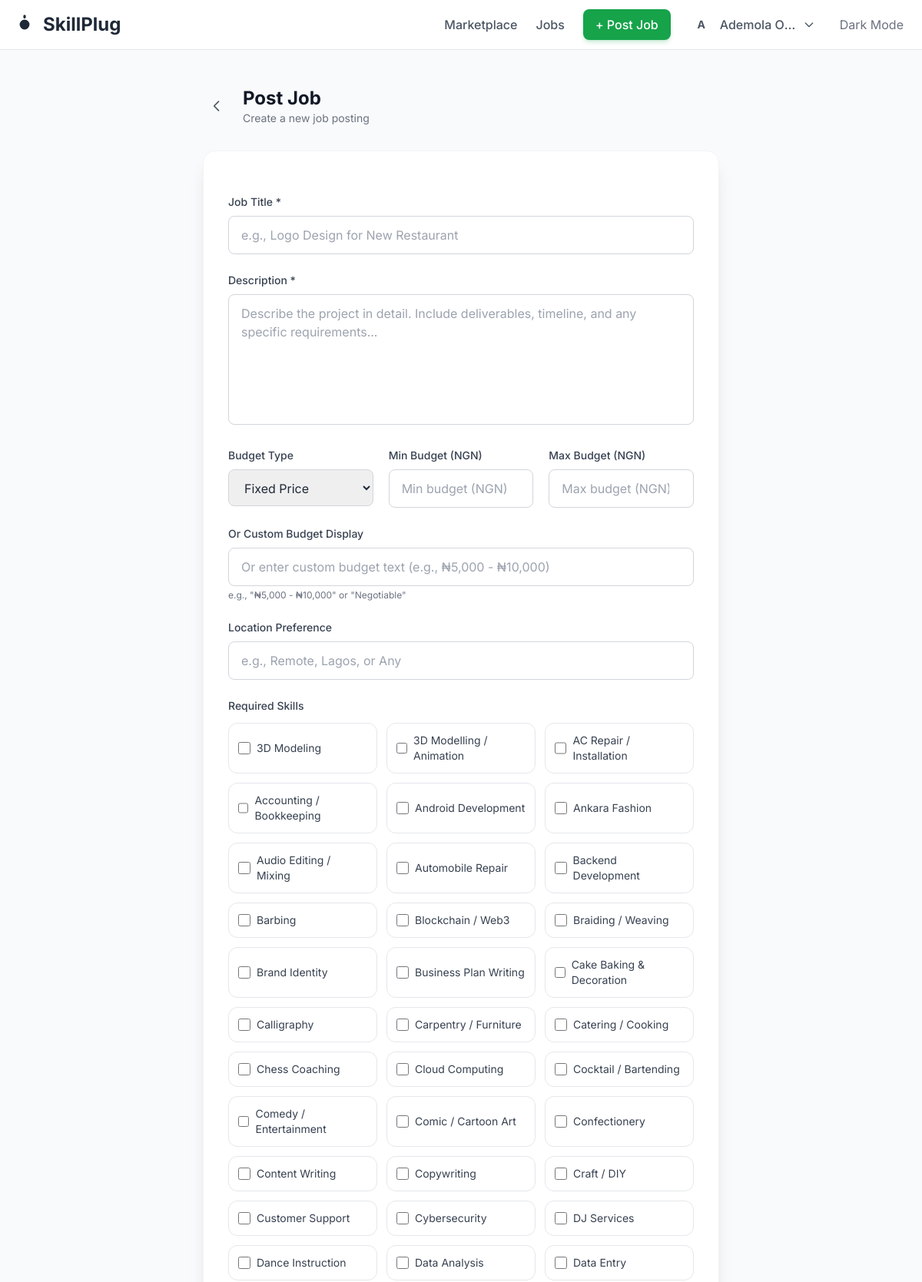
The app's page /jobs/post/ (signed in, upper part) with its own data.
### apps/accounts/models.py (models this page shows, shortened)
class User(AbstractUser):
    ACCOUNT_TYPE_CHOICES = [
        ("student", "Student Freelancer"),
        ("client", "Client"),
        ("both", "Both"),
    ]
    AVAILABILITY_CHOICES = [
        ("available", "Available for Work"),
        ("busy", "Currently Busy"),
        ("not_available", "Not Available"),
    ]
    NIGERIAN_UNIVERSITIES = [
        ("unilag", "University of Lagos (UNILAG)"),
        ("ui", "University of Ibadan (UI)"),
        ("oau", "Obafemi Awolowo University (OAU)"),
        ("uniben", "University of Benin (UNIBEN)"),
        ("abu", "Ahmadu Bello University (ABU)"),
        ("unn", "University of Nigeria, Nsukka (UNN)"),
        ("lautech", "Ladoke Akintola University (LAUTECH)"),
        ("covenant", "Covenant University"),
        ("babcock", "Babcock University"),
        ("futa", "Federal University of Technology, Akure (FUTA)"),
        ("futo", "Federal University of Technology, Owerri (FUTO)"),
        ("lasu", "Lagos State University (LASU)"),
        ("eksu", "Ekiti State University (EKSU)"),
        ("other", "Other Institution"),
    ]
    email = models.EmailField(unique=True)
    full_name = models.CharField(max_length=200, blank=True)
    account_type = models.CharField(
        max_length=10,
        choices=ACCOUNT_TYPE_CHOICES,
        default="student",
    )
    school = models.CharField(
        max_length=50,
        choices=NIGERIAN_UNIVERSITIES,
        blank=True,
    )
    department = models.CharField(max_length=200, blank=True)
    bio = models.TextField(
        max_length=1000,
        blank=True,
        help_text="Tell clients about yourself, your skills and experience",
    )
    whatsapp = models.CharField(
        max_length=20,
        blank=True,
        help_text="WhatsApp number with country code (e.g., 2348012345678)",
    )
    skills = models.ManyToManyField(Skill, blank=True, related_name="users")
    profile_image = models.ImageField(
        upload_to="profiles/",
        blank=True,
        null=True,
        help_text="Upload a professional photo",
    )
    availability_status = models.CharField(
        max_length=15,
        choices=AVAILABILITY_CHOICES,
        default="available",
    )
    verified = models.BooleanField(default=False)
    verification_doc = models.ImageField(
        upload_to="verification/",
        blank=True,
        null=True,
        help_text="Upload student ID card for verification",
    )
    verification_date = models.DateTimeField(blank=True, null=True)
    profile_complete = models.BooleanField(default=False)
    date_joined = models.DateTimeField(auto_now_add=True)
    updated_at = models.DateTimeField(auto_now=True)
    saved_freelancers = models.ManyToManyField(
        "self",
        symmetrical=False,
        blank=True,
        related_name="saved_by",
    )
    dark_mode = models.BooleanField(default=False)
    USERNAME_FIELD = "email"
    REQUIRED_FIELDS = ["username"]
    class Meta:
        ordering = ["-date_joined"]
        verbose_name = "User"
        verbose_name_plural = "Users"

class Skill(models.Model):
    name = models.CharField(max_length=100, unique=True)
    description = models.TextField(blank=True)
    icon = models.CharField(max_length=50, blank=True, help_text="Emoji or icon class")
    is_active = models.BooleanField(default=True)
    created_at = models.DateTimeField(auto_now_add=True)
    class Meta:
        ordering = ["name"]
        verbose_name = "Skill"
        verbose_name_plural = "Skills"

### apps/jobs/views.py (the view, shortened to what this page needs)
# urls.py: path("post/", views.JobCreateView.as_view(), name="job_post"),
class JobCreateView(CreateView):
    model = Job
    form_class = JobPostForm
    template_name = "jobs/job_form.html"
    success_url = reverse_lazy("job_list")
    def dispatch(self, request, *args, **kwargs):
        if not request.user.is_authenticated:
            messages.info(request, "Please log in to post a job.")
            return redirect("account_login")
        return super().dispatch(request, *args, **kwargs)
    def get_context_data(self, **kwargs):
        context = super().get_context_data(**kwargs)
        context["title"] = "Post a Job"
        context["action"] = "Post"
        return context

### apps/marketplace/context_processors.py (called while the page is built)
def marketplace_stats(request):
    return {
        "total_freelancers": User.objects.filter(profile_complete=True).count(),
        "total_verified": User.objects.filter(profile_complete=True, verified=True).count(),
        "popular_skills": Skill.objects.filter(is_active=True)[:8],
    }

### templates/jobs/job_form.html (shortened to what this page needs)
{% extends 'base.html' %}
{% block content %}
<section class="min-h-screen py-12 px-4 bg-gray-50 dark:bg-gray-900">
    <div class="max-w-2xl mx-auto">
        <div class="flex items-center mb-8">
            <a href="{% url 'job_list' %}" class="mr-4 p-2 rounded-lg hover:bg-gray-200 dark:hover:bg-gray-700 transition-colors">
                <svg class="w-5 h-5 text-gray-600 dark:text-gray-400" fill="none" stroke="currentColor" viewBox="0 0 24 24">
                    <path stroke-linecap="round" stroke-linejoin="round" stroke-width="2" d="M15 19l-7-7 7-7"/>
                </svg>
            </a>
            <div>
                <h1 class="text-2xl font-bold text-gray-900 dark:text-white">{{ action }} Job</h1>
                <p class="text-sm text-gray-500 dark:text-gray-400">{% if action == 'Post' %}Create a new job posting{% else %}Update your job posting{% endif %}</p>
            </div>
        </div>
        <div class="bg-white dark:bg-gray-800 rounded-2xl shadow-xl border border-gray-100 dark:border-gray-700 p-6 md:p-8">
            <form method="post" class="space-y-6">
                <div>
                    <label class="block text-sm font-medium text-gray-700 dark:text-gray-300 mb-2">Job Title *</label>
                    {{ form.title }}
                </div>
                <div>
                    <label class="block text-sm font-medium text-gray-700 dark:text-gray-300 mb-2">Description *</label>
                    {{ form.description }}
                </div>
                <div class="grid grid-cols-1 sm:grid-cols-3 gap-5">
                    <div>
                        <label class="block text-sm font-medium text-gray-700 dark:text-gray-300 mb-2">Budget Type</label>
                        {{ form.budget_type }}
                    </div>
                    <div>
                        <label class="block text-sm font-medium text-gray-700 dark:text-gray-300 mb-2">Min Budget (NGN)</label>
                        {{ form.budget_min }}
                    </div>
                    <div>
                        <label class="block text-sm font-medium text-gray-700 dark:text-gray-300 mb-2">Max Budget (NGN)</label>
                        {{ form.budget_max }}
                    </div>
                </div>
                <div>
                    <label class="block text-sm font-medium text-gray-700 dark:text-gray-300 mb-2">Or Custom Budget Display</label>
                    {{ form.budget_display }}
                    <p class="text-xs text-gray-500 mt-1">e.g., "₦5,000 - ₦10,000" or "Negotiable"</p>
                </div>
                <div>
                    <label class="block text-sm font-medium text-gray-700 dark:text-gray-300 mb-2">Location Preference</label>
                    {{ form.location_preference }}
                </div>
                <div>
                    <label class="block text-sm font-medium text-gray-700 dark:text-gray-300 mb-3">Required Skills</label>
                    <div class="grid grid-cols-2 sm:grid-cols-3 gap-3">
                        {% for skill in form.required_skills.field.queryset %}
                            <label class="flex items-center p-3 rounded-xl border border-gray-200 dark:border-gray-700 hover:border-primary-300 cursor-pointer transition-colors">
                                <input type="checkbox" name="required_skills" value="{{ skill.id }}" class="w-4 h-4 text-primary-600 border-gray-300 rounded focus:ring-primary-500">
                                <span class="ml-2 text-sm text-gray-700 dark:text-gray-300">{{ skill.name }}</span>
                            </label>
                        {% endfor %}
                    </div>
                </div>
            </form>
        </div>
    </div>
</section>
{% endblock %}

### templates/partials/navbar.html (shortened to what this page needs)
{% load static %}
<nav class="fixed top-0 w-full bg-white/90 dark:bg-slate-900/90 backdrop-blur border-b border-gray-200 dark:border-gray-800 z-50">
    <div class="max-w-7xl mx-auto px-4 h-16 flex items-center justify-between">
        <a href="{% url 'home' %}" class="text-2xl font-bold text-ng-600 dark:text-emerald-400 flex items-center gap-2">
            <svg class="w-8 h-8" fill="currentColor" viewBox="0 0 20 20"><path d="M10 2a1 1 0 011 1v1a1 1 0 11-2 0V3a1 1 0 011-1zm4 8a4 4 0 11-8 0 4 4 0 018 0zm-4-2a.5.5 0 110-1 .5.5 0 010 1z"/></svg>
            SkillPlug
        </a>
        <div class="hidden md:flex items-center gap-6">
            <a href="{% url 'freelancer_list' %}" class="text-gray-600 hover:text-ng-600 font-medium transition">Marketplace</a>
            <a href="{% url 'job_list' %}" class="text-gray-600 hover:text-ng-600 font-medium transition">Jobs</a>
            {% if user.is_authenticated %}
                <a href="{% url 'job_post' %}" class="px-4 py-2 bg-green-600 text-white rounded-lg font-medium hover:bg-green-700 shadow-md shadow-green-600/20 transition transform hover:-translate-y-0.5">+ Post Job</a>
                <div class="relative" id="profile-dropdown-wrap">
                    <button onclick="toggleProfileDropdown()" class="flex items-center gap-2 text-gray-600 hover:text-ng-600 font-medium focus:outline-none">
                        {% if user.profile_image %}
                            <img src="{{ user.profile_image.url }}" class="w-8 h-8 rounded-full object-cover border border-gray-200">
                        {% else %}
                            <div class="w-8 h-8 rounded-full bg-ng-100 flex items-center justify-center text-sm font-bold text-ng-600">{{ user.full_name|slice:":1"|upper|default:user.username|slice:":1"|upper }}</div>
                        {% endif %}
                        <span class="max-w-[100px] truncate">{{ user.full_name|default:user.username }}</span>
                        <svg class="w-4 h-4" fill="none" stroke="currentColor" viewBox="0 0 24 24"><path stroke-linecap="round" stroke-linejoin="round" stroke-width="2" d="M19 9l-7 7-7-7"/></svg>
                    </button>
                </div>
            {% else %}
                <a href="{% url 'account_login' %}" class="text-gray-600 hover:text-ng-600 font-medium">Login</a>
                <a href="{% url 'account_signup' %}" class="px-4 py-2 bg-ng-600 text-green rounded-lg font-medium hover:bg-ng-700 shadow-md shadow-green-600/20 transition">Get Started</a>
            {% endif %}
            <button onclick="toggleDarkMode()" class="p-2 rounded-full hover:bg-gray-100 dark:hover:bg-gray-800 text-gray-500 transition">Dark Mode</button>
        </div>
    </div>
</nav>

### templates/base.html (style rules this page uses)
* { font-family: 'Inter', system-ui, sans-serif; }
input, textarea, select { color-scheme: light; }

### records on screen
User: full_name "A", full_name "Ademola O…"
Skill: name "3D Modeling"
Skill: name "3D Modelling / Animation"
Skill: name "AC Repair / Installation"
Skill: name "Accounting / Bookkeeping"
Skill: name "Android Development"
Skill: name "Ankara Fashion"
Skill: name "Audio Editing / Mixing"
Skill: name "Automobile Repair"
Skill: name "Backend Development"
Skill: name "Barbing"
Skill: name "Blockchain / Web3"
Skill: name "Braiding / Weaving"
Skill: name "Brand Identity"
Skill: name "Business Plan Writing"
Skill: name "Cake Baking & Decoration"
Skill: name "Calligraphy"
Skill: name "Carpentry / Furniture"
Skill: name "Catering / Cooking"
Skill: name "Chess Coaching"
Skill: name "Cloud Computing"
Skill: name "Cocktail / Bartending"
Skill: name "Comedy / Entertainment"
Skill: name "Comic / Cartoon Art"
Skill: name "Confectionery"
Skill: name "Content Writing"
Skill: name "Copywriting"
Skill: name "Craft / DIY"
Skill: name "Customer Support"
Skill: name "Cybersecurity"
Skill: name "DJ Services"
Skill: name "Dance Instruction"
Skill: name "Data Analysis"
Skill: name "Data Entry"

### other values on screen
{{ action }} "Post"
